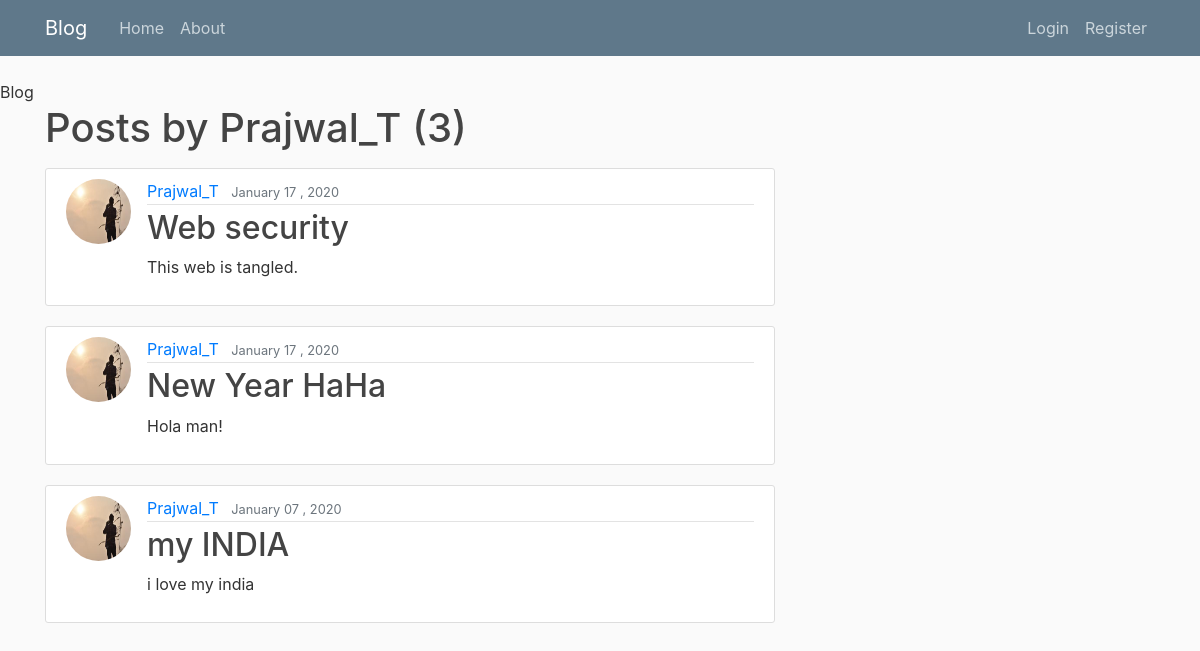
The app's page /user/Prajwal_T/ with its own data.
### blog_app/models.py (models this page shows, shortened)
class Post(models.Model):
    title = models.CharField(max_length=100)
    content = models.TextField()
    date_posted = models.DateField(default=timezone.now)
    author = models.ForeignKey(User, on_delete=models.CASCADE)

### user_app/models.py (models this page shows, shortened)
class Profile(models.Model):
    user = models.OneToOneField(User, on_delete=models.CASCADE)
    image = models.ImageField(default='default.jpg',upload_to='profile_pics')

### blog_app/views.py (the view)
# urls.py: path('user/<str:username>/', UserPostListView.as_view(), name = 'user-posts'),
class UserPostListView(ListView):
    model = Post
    template_name = 'blog_app/user_posts.html'
    context_object_name = 'posts'
    paginate_by = 5
    def get_queryset(self):
        user = get_object_or_404(User, username=self.kwargs.get('username'))
        return Post.objects.filter(author=user).order_by('-date_posted')

### blog_app/templates/blog_app/user_posts.html (shortened to what this page needs)
{% extends "blog_app/base.html" %}
{% block content %}
    <h1 class="mb-3">Posts by {{ view.kwargs.username }} ({{ page_obj.paginator.count }})</h1>
     {% for post in posts %}
     <article class="media content-section">
          <img class="rounded-circle article-img" src="{{ post.author.profile.image.url}}">
          <div class="media-body">
              <div class="article-metadata">
                <a class="mr-2" href="{% url 'user-posts' post.author.username %}">{{ post.author }}</a>
                <small class="text-muted">{{ post.date_posted|date:"F d , Y" }}</small>
              </div>
              <h2><a class="article-title" href="{% url 'post-detail' post.id %}">{{ post.title }}</a></h2>
              <p class="article-content">{{ post.content }}</p>
            </div>
          </article>
     {% endfor %}
{% endblock content %}

### blog_app/static/blog_app/main.css (style rules this page uses)
body { background: #fafafa; color: #333333; margin-top: 5rem; }
h1, h2, h3, h4, h5, h6 { color: #444444; }
.content-section { background: #ffffff; padding: 10px 20px; border: 1px solid #dddddd; border-radius: 3px; margin-bottom: 20px; }
.article-title { color: #444444; }
.article-content { white-space: pre-line; }
.article-img { height: 65px; width: 65px; margin-right: 16px; }
.article-metadata { padding-bottom: 1px; margin-bottom: 4px; border-bottom: 1px solid #e3e3e3 }

### records on screen
Post: author.profile.image (picture), author "Prajwal_T", date_posted "January 17 , 2020", title "Web security", content "This web is tangled."
Post: author.profile.image (picture), author "Prajwal_T", date_posted "January 17 , 2020", title "New Year HaHa", content "Hola man!"
Post: author.profile.image (picture), author "Prajwal_T", date_posted "January 07 , 2020", title "my INDIA", content "i love my india"

### other values on screen
{{ view.kwargs.username }} "Prajwal_T"
{{ page_obj.paginator.count }} "3"
